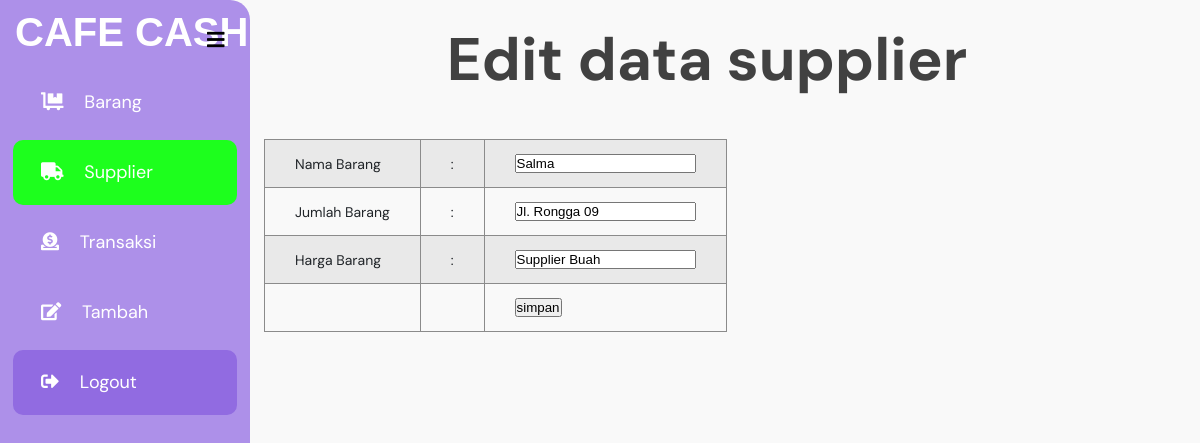
Before: /edit_supplier.php?ID_Supplier=109874 with the older database file.
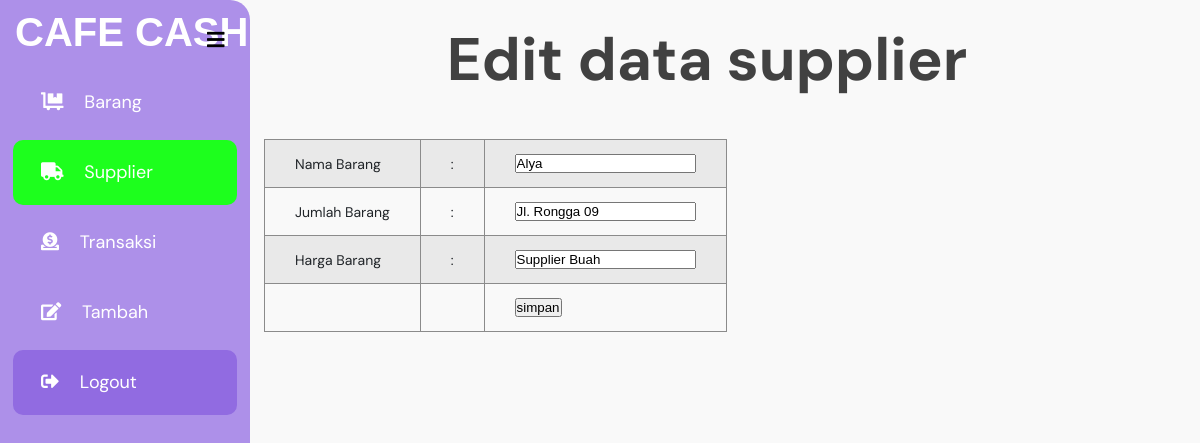
After: the same page with the newer database file.
### tables this page shows
CREATE TABLE `supplier` (
  `ID_Supplier` int(100) NOT NULL,
  `Nama_Supplier` varchar(250) NOT NULL,
  `Alamat` varchar(250) NOT NULL,
  `Keterangan_Supplier` varchar(100) NOT NULL
);

### edit_supplier.php (the view, shortened to what this page needs)
<!DOCTYPE html>
<html lang="en">
<head>
  <link rel="stylesheet" href="css/menuadmin.css" />
  <link rel="stylesheet" href="https://cdnjs.cloudflare.com/ajax/libs/font-awesome/5.14.0/css/all.min.css" />
</head>
<body>
  <?php
  include 'koneksi.php';
  $edit_data = mysqli_query($conn, "SELECT * FROM supplier WHERE ID_Supplier = '" . $_GET['ID_Supplier'] . "'");
  $result = mysqli_fetch_array($edit_data);
  ?>
  <main>
    <label for="check">
      <i class="fas fa-bars" id="btn"></i>
    </label>
    <div class="sidebar">
      <div class="top">CAFE CASH</div>
      <ul>
        <li>
          <a href="barang.php"><i class="fas fa-dolly-flatbed"></i> Barang</a>
        </li>
        <li>
          <a style="background-color: #1dff1d" href="supplier.php"><i class="fas fa-truck"></i> Supplier</a>
        </li>
        <li>
          <a href="transaksi.php"><i class="fas fa-donate"></i> Transaksi</a>
        </li>
        <li>
          <a href="tambah.php"><i class="fas fa-edit"></i> Tambah</a>
        </li>
        <li>
          <a style="background-color: #916be1" href="admin.php"><i class="fas fa-sign-out-alt"></i> Logout</a>
        </li>
      </ul>
    </div>
    <section>
      <h1>Edit data supplier</h1>
      <form action="" method="POST">
        <table>
          <tr>
            <td>Nama Barang</td>
            <td>:</td>
            <td><input type="text" name="Nama_Supplier" placeholder="Nama Barang" value="<?php echo $result['Nama_Supplier'] ?>" required></td>
          </tr>
          <tr>
            <td>Jumlah Barang</td>
            <td>:</td>
            <td><input type="text" name="Alamat" placeholder="Alamat" value="<?php echo $result['Alamat'] ?>" required></td>
          </tr>
          <tr>
            <td>Harga Barang</td>
            <td>:</td>
            <td><input type="text" name="Keterangan_Supplier" placeholder="Keterangan Supplier" value="<?php echo $result['Keterangan_Supplier'] ?>" required></td>
          </tr>
          <tr>
            <td></td>
            <td></td>
            <td><input type="submit" name="simpan" value="simpan"></td>
          </tr>
        </table>
      </form>
    </section>
  </main>
</body>
</html>

Changed rows visible on the page:
changed supplier "Jl. Rongga 09": Nama_Supplier "Salma" → "Alya"
